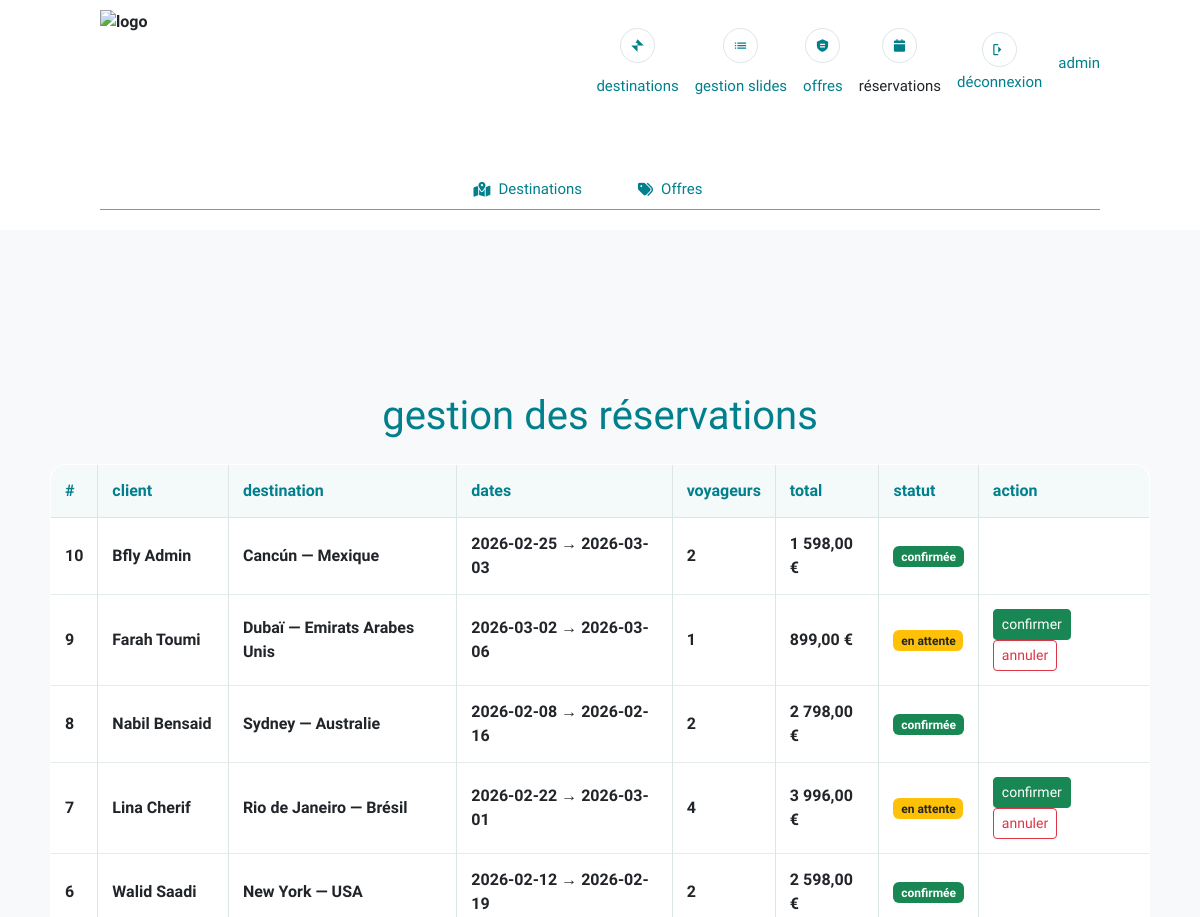
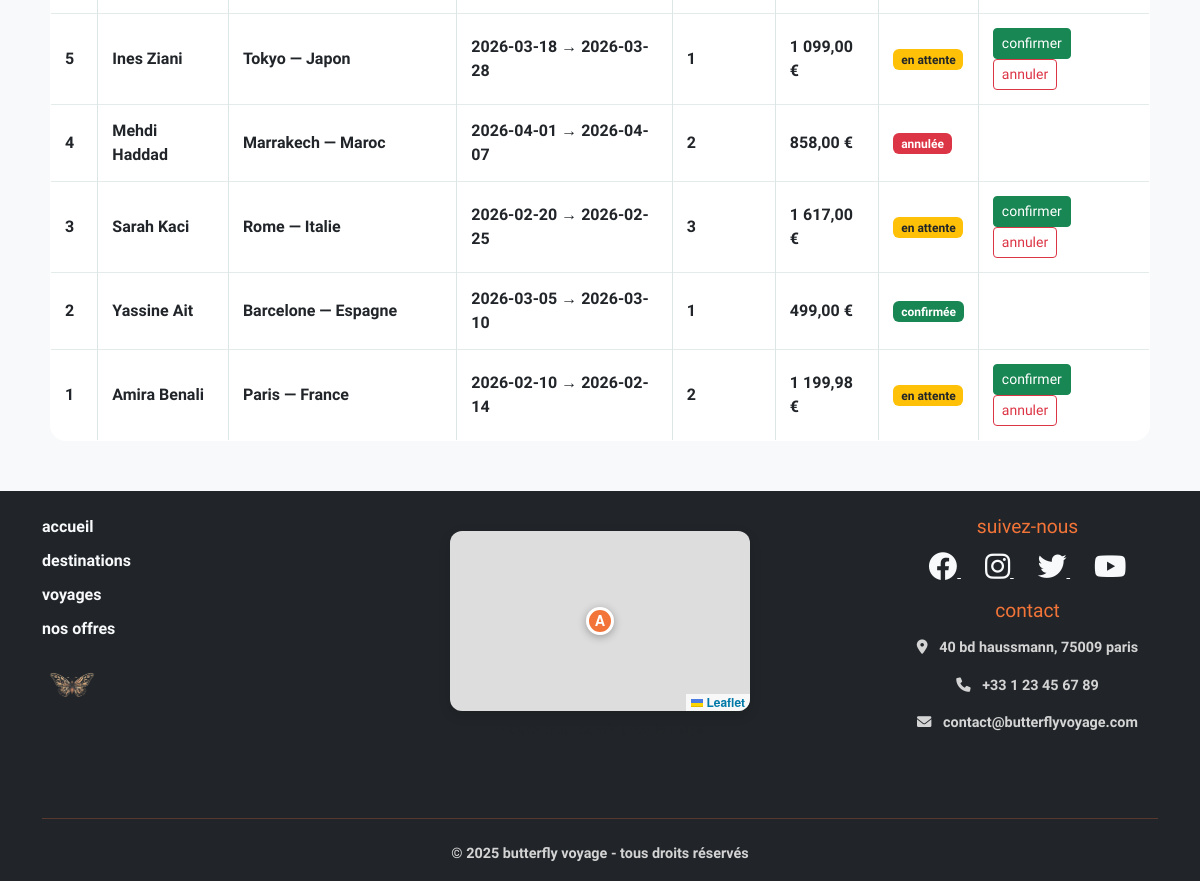
The app's page /index.php?page=admin_reservations (signed in) with its own data (2 pictures, top to bottom).
### tables this page shows
CREATE TABLE IF NOT EXISTS reservations (
  id_reservation INT NOT NULL AUTO_INCREMENT,
  id_client INT NOT NULL,
  id_destination INT NOT NULL,
  date_depart DATE NOT NULL,
  date_retour DATE NOT NULL,
  nb_personnes INT NOT NULL DEFAULT 1,
  prix_total DECIMAL(10,2) NOT NULL,
  statut ENUM('en_attente','confirmee','annulee') DEFAULT 'en_attente',
  date_reservation DATETIME NOT NULL DEFAULT CURRENT_TIMESTAMP,
  PRIMARY KEY (id_reservation),
  KEY fk_resa_client (id_client),
  KEY fk_resa_destination (id_destination)
);

CREATE TABLE IF NOT EXISTS client (
  id_client INT NOT NULL AUTO_INCREMENT,
  id_utilisateur INT NOT NULL,
  nom VARCHAR(80) NOT NULL,
  prenom VARCHAR(80) NOT NULL,
  telephone VARCHAR(25) DEFAULT NULL,
  adresse VARCHAR(255) DEFAULT NULL,
  ville VARCHAR(100) DEFAULT NULL,
  pays VARCHAR(100) DEFAULT NULL,
  PRIMARY KEY (id_client),
  UNIQUE KEY id_utilisateur (id_utilisateur)
);

CREATE TABLE IF NOT EXISTS destinations (
  id_destination INT NOT NULL AUTO_INCREMENT,
  pays VARCHAR(100) NOT NULL,
  ville VARCHAR(100) NOT NULL,
  id_continent INT DEFAULT NULL,
  description TEXT,
  prix_base DECIMAL(10,2) NOT NULL,
  image_url VARCHAR(255) DEFAULT NULL,
  actif TINYINT(1) NOT NULL DEFAULT 1,
  PRIMARY KEY (id_destination),
  KEY fk_destination_continent (id_continent)
);

### index.php (called while the page is built, shortened)
<?php
require_once __DIR__ . "/controleur/controleur_class.php";
$unControleur = new Controleur();
$page = $_GET["page"] ?? "home";
switch ($page) {
     case "admin_reservations":
        $unControleur->verifAdmin();
        require_once "controleur/gestion_admin_reservations.php";
        break;
}
require_once __DIR__ . "/vue/layout.php";

### modele/modele_class.php (called while the page is built, shortened)
<?php
class Modele
{
    private PDO $pdo;
    public function __construct()
    {
        $dsn = "mysql:host=localhost;dbname=agence_bfly;charset=utf8mb4";
        $user = "root";
        $password = "";
        try {
            $this->pdo = new PDO($dsn, $user, $password, [
                PDO::ATTR_ERRMODE => PDO::ERRMODE_EXCEPTION,
            ]);
        } catch (PDOException $e) {
            echo "erreur de connexion à " . $dsn . "<br>";
            echo $e->getMessage();
            exit();
        }
    }
    private function fetchAll(string $sql, array $params = []): array
    {
        $stmt = $this->pdo->prepare($sql);
        $stmt->execute($params);
        return $stmt->fetchAll(PDO::FETCH_ASSOC);
    }
    public function selectAll_reservations(): array
    {
        $sql = "select r.*, c.nom, c.prenom, d.pays, d.ville, cont.nom as continent
                from reservations r
                join client c on c.id_client = r.id_client
                join destinations d on d.id_destination = r.id_destination
                left join continents cont on cont.id_continent = d.id_continent
                order by r.date_reservation desc";
        return $this->fetchAll($sql);
    }
}

### controleur/controleur_class.php (called while the page is built, shortened)
<?php
require_once "modele/modele_class.php";
class Controleur
{
    private Modele $modele;
    public function __construct()
    {
        $this->modele = new Modele();
    }
    public function selectAll_reservations()
    {
        return $this->modele->selectAll_reservations();
    }
}

### controleur/gestion_admin_reservations.php (called while the page is built, shortened)
<?php
$unControleur->verifAdmin();
$lesReservations = $unControleur->selectAll_reservations();

### vue/admin_reservations.php (the view)
<h3 class="section-title text-center mt-5">gestion des réservations</h3>
<?php if (empty($lesReservations)): ?>
    <div class="alert alert-info text-center mt-4">
        aucune réservation pour le moment.
    </div>
<?php else: ?>
<table class="table table-bordered mt-4 align-middle">
    <thead>
        <tr>
            <th>#</th>
            <th>client</th>
            <th>destination</th>
            <th>dates</th>
            <th>voyageurs</th>
            <th>total</th>
            <th>statut</th>
            <th>action</th>
        </tr>
    </thead>
    <tbody>
        <?php foreach ($lesReservations as $r): ?>
            <tr>
                <td><?= (int) $r["id_reservation"] ?></td>
                <td>
                    <?= htmlspecialchars(($r["prenom"] ?? "")." ".($r["nom"] ?? "")) ?>
                </td>
                <td>
                    <?= htmlspecialchars(($r["ville"] ?? "")." — ".($r["pays"] ?? "")) ?>
                </td>
                <td>
                    <?= htmlspecialchars($r["date_depart"]) ?>
                    →
                    <?= htmlspecialchars($r["date_retour"]) ?>
                </td>
                <td><?= (int) $r["nb_personnes"] ?></td>
                <td>
                    <strong><?= number_format((float) $r["prix_total"], 2, ",", " ") ?> €</strong>
                </td>
                <td>
                    <?php if ($r["statut"] === "confirmee"): ?>
                        <span class="badge bg-success">confirmée</span>
                    <?php elseif ($r["statut"] === "annulee"): ?>
                        <span class="badge bg-danger">annulée</span>
                    <?php else: ?>
                        <span class="badge bg-warning text-dark">en attente</span>
                    <?php endif; ?>
                </td>
                <td>
                    <?php if ($r["statut"] === "en_attente"): ?>
                        <a class="btn btn-sm btn-success"
                           href="index.php?page=admin_reservations&action=confirmer&id_reservation=<?= (int) $r["id_reservation"] ?>">
                            confirmer
                        </a>
                        <a class="btn btn-sm btn-outline-danger"
                           href="index.php?page=admin_reservations&action=annuler&id_reservation=<?= (int) $r["id_reservation"] ?>">
                            annuler
                        </a>
                    <?php endif; ?>
                </td>
            </tr>
        <?php endforeach; ?>
    </tbody>
</table>
<?php endif; ?>

### style/style.css (style rules this page uses)
:root { --primary-color: #F27438; --secondary-color: #007F8C; --text-color: #2C3E50; --muted-color: #7FA7A9; --bg-light: #F4F9F9; --border-color: #DCE6E6; --border-radius: 14px; --btn-radius: 50rem; --shadow: 0 8px 20px rgba(0, 127, 140, 0.15); }
body { font-family: "Poiret One", sans-serif; font-weight: bold; background-color: white; margin: 0; padding: 0; }

### style/page.css (style rules this page uses)
.section-title { font-size: 2.5rem; color: var(--secondary-color); margin-bottom: 10px; }

### style/admin.css (style rules this page uses)
table.table.table-bordered { max-width: 1100px; margin: 0 auto 50px; background: #fff; border-radius: 16px; overflow: hidden; border: 1px solid var(--border-color); }
table.table.table-bordered thead th { background: var(--bg-light); color: var(--secondary-color); font-weight: 700; border-bottom: 1px solid var(--border-color); padding: 14px; }
table.table.table-bordered td { padding: 14px; vertical-align: middle; border-bottom: 1px solid rgba(220, 230, 230, 0.8); }

### records on screen
reservations: id_reservation "10", id_client.nom "Bfly Admin", id_destination.pays "Cancún — Mexique", date_depart "2026-02-25", date_retour "2026-03-03", nb_personnes "2", prix_total "1 598,00", statut "confirmée"
reservations: id_reservation "9", id_client.nom "Farah Toumi", id_destination.pays "Dubaï — Emirats Arabes Unis", date_depart "2026-03-02", date_retour "2026-03-06", nb_personnes "1", prix_total "899,00", statut "en attente"
reservations: id_reservation "8", id_client.nom "Nabil Bensaid", id_destination.pays "Sydney — Australie", date_depart "2026-02-08", date_retour "2026-02-16", nb_personnes "2", prix_total "2 798,00", statut "confirmée"
reservations: id_reservation "7", id_client.nom "Lina Cherif", id_destination.pays "Rio de Janeiro — Brésil", date_depart "2026-02-22", date_retour "2026-03-01", nb_personnes "4", prix_total "3 996,00", statut "en attente"
reservations: id_reservation "6", id_client.nom "Walid Saadi", id_destination.pays "New York — USA", date_depart "2026-02-12", date_retour "2026-02-19", nb_personnes "2", prix_total "2 598,00", statut "confirmée"
reservations: id_reservation "5", id_client.nom "Ines Ziani", id_destination.pays "Tokyo — Japon", date_depart "2026-03-18", date_retour "2026-03-28", nb_personnes "1", prix_total "1 099,00", statut "en attente"
reservations: id_reservation "4", id_client.nom "Mehdi Haddad", id_destination.pays "Marrakech — Maroc", date_depart "2026-04-01", date_retour "2026-04-07", nb_personnes "2", prix_total "858,00", statut "annulée"
reservations: id_reservation "3", id_client.nom "Sarah Kaci", id_destination.pays "Rome — Italie", date_depart "2026-02-20", date_retour "2026-02-25", nb_personnes "3", prix_total "1 617,00", statut "en attente"
reservations: id_reservation "2", id_client.nom "Yassine Ait", id_destination.pays "Barcelone — Espagne", date_depart "2026-03-05", date_retour "2026-03-10", nb_personnes "1", prix_total "499,00", statut "confirmée"
reservations: id_reservation "1", id_client.nom "Amira Benali", id_destination.pays "Paris — France", date_depart "2026-02-10", date_retour "2026-02-14", nb_personnes "2", prix_total "1 199,98", statut "en attente"

### other values on screen
$prenomAffiche "admin"
